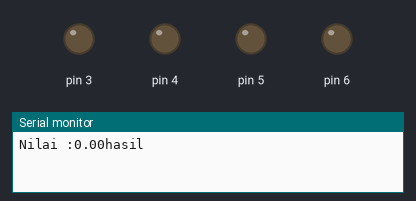
Simulated run of this sketch. Board: Arduino Uno, built with avr-gcc and run on an emulated ATmega328P. Shown: output pins drawn as LEDs (lit = HIGH), the last lines printed to the serial monitor.

Above: at 0.05 s.
At 5.85 s:
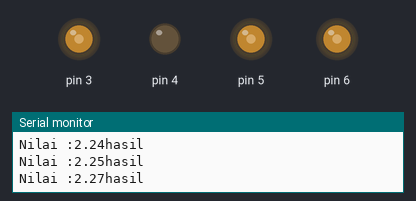
At 11.65 s:
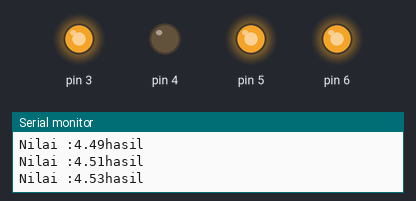
At 17.45 s:
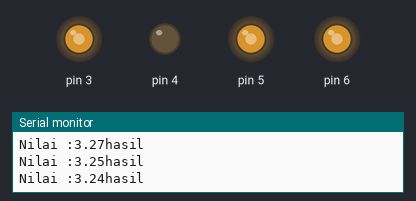
At 23.35 s:
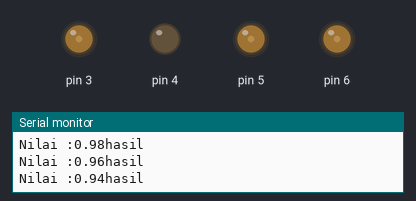
Timing chart, 0 to 33.5 s (numbered marks = the images above):
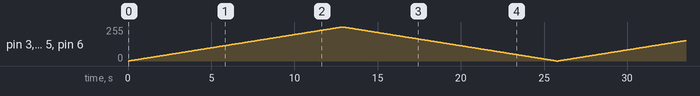

The sketch:

0.PWM_LED.ino
```cpp
void setup() {
  // put your setup code here, to run once:
  Serial.begin(9600);
  for(int i=3; i<=6;i++){
    pinMode(i,OUTPUT);
  }
}

void loop() {
  // put your main code here, to run repeatedly:
  for(int i=0; i<=255 ;i++){
  analogWrite(3, i);
  analogWrite(5, i);
  analogWrite(6, i);
  float volt = (5.0/255.0)*i;
  Serial.println("Nilai :" + String(volt) + "hasil");
  delay(50);
  }
  for(int i=255; i>=0 ;i--){
  analogWrite(3, i);
  analogWrite(5, i);
  analogWrite(6, i);
  float volt = (5.0/255.0)*i;
  Serial.println("Nilai :" + String(volt) + "hasil");
  delay(50);
  }
}
```
